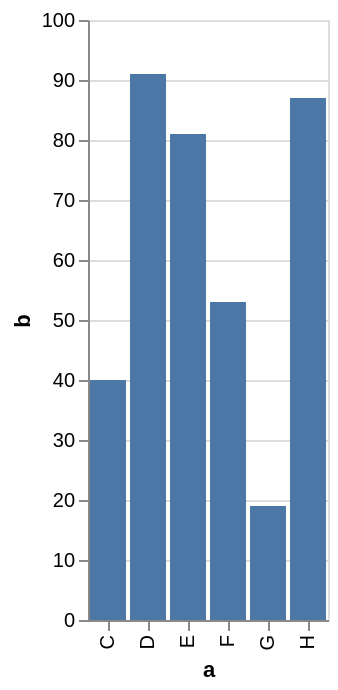

Specify this chart in Vega-Lite:
### Vega-Lite specification from a JSON file in a GitHub repository (floating-point values rounded to 4 significant figures)
{"$schema": "https://vega.github.io/schema/vega-lite/v2.json", "description": "A simple bar chart with embedded data.", "data": {"values": [{"a": "C", "b": 40}, {"a": "D", "b": 91}, {"a": "E", "b": 81}, {"a": "F", "b": 53}, {"a": "G", "b": 19}, {"a": "H", "b": 87}]}, "mark": "bar", "encoding": {"x": {"field": "a", "type": "ordinal"}, "y": {"field": "b", "type": "quantitative"}}}
